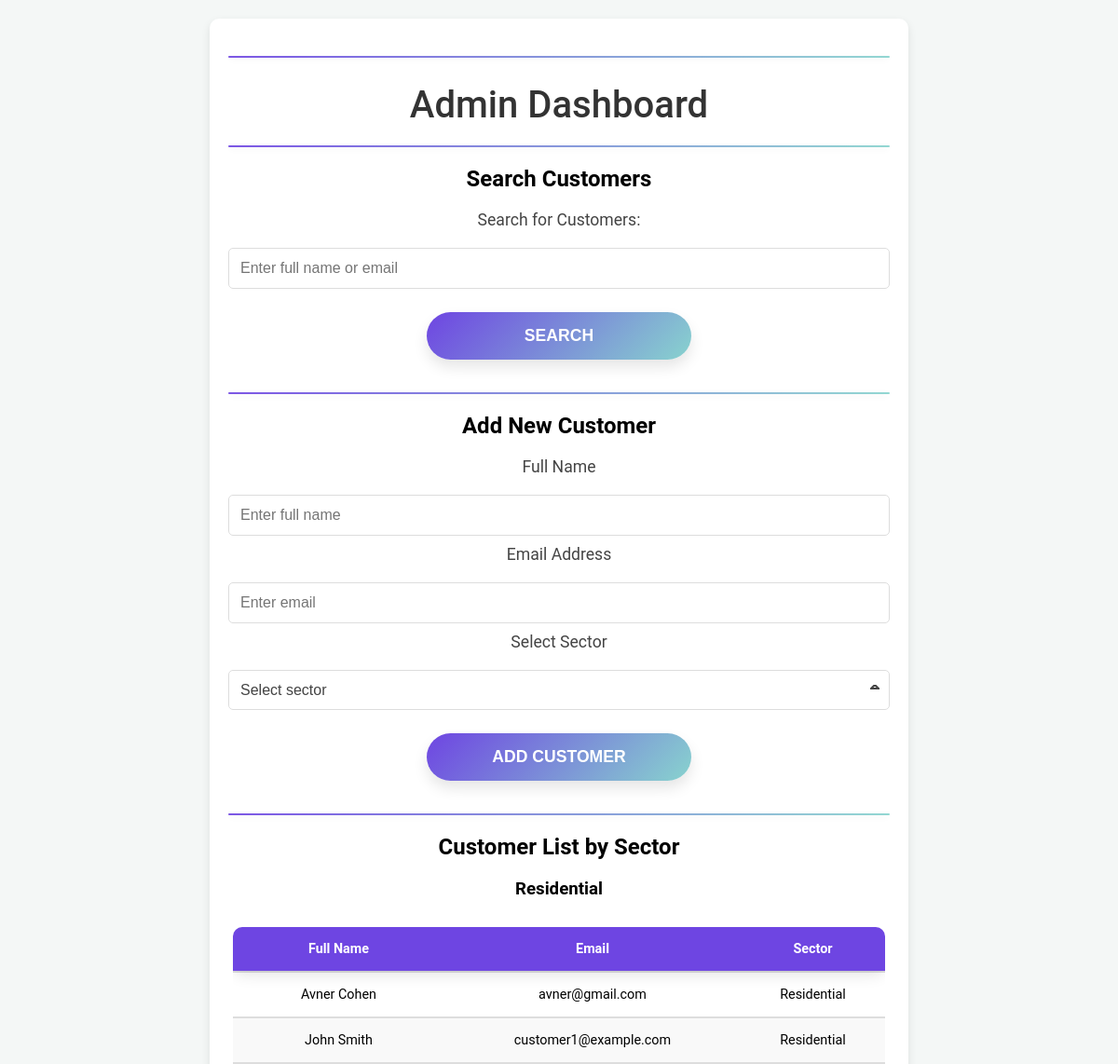
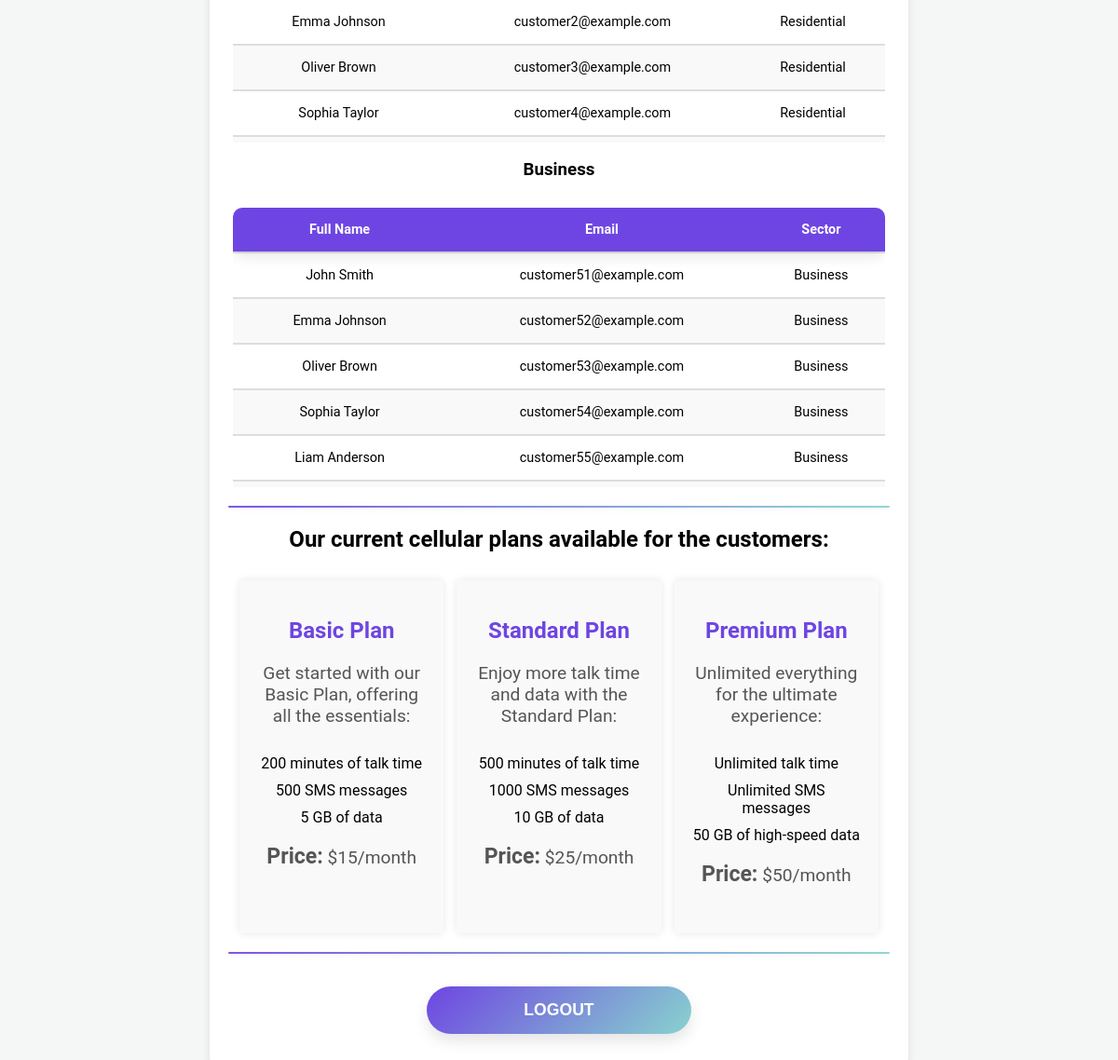
The app's page /admin-dashboard with its own data (2 pictures, top to bottom).
### app.py (models this page shows)
class Sector(db.Model):
    id = db.Column(db.Integer, primary_key=True)
    sectorName = db.Column(db.String(80), unique=True, nullable=False)

class Customer(db.Model):
    id = db.Column(db.Integer, primary_key=True)
    full_name = db.Column(db.String(50), unique=False, nullable=False)
    email = db.Column(db.String(120), unique=False, nullable=False)
    sector_id = db.Column(db.Integer, db.ForeignKey('sector.id'), nullable=False)
    sector = db.relationship('Sector', backref='users', lazy=True)

### app.py (the view)
@app.route('/admin-dashboard')
def admin_dashboard():
    customers_by_sector = {}
    sectors = Sector.query.all()  # Retrieve all sectors
    for sector in sectors:
        customers_in_sector = Customer.query.filter_by(sector_id=sector.id).all()
        customers_by_sector[sector.sectorName] = customers_in_sector
    return render_template('admin.html', customers_by_sector=customers_by_sector, sectors=sectors)

### templates/admin.html (shortened to what this page needs)
<!DOCTYPE html>
<html lang="en">
<head>
    <link rel="stylesheet" href="../static/styles.css">
</head>
<body>
    <div class="admin-container">
        <div class="separator-line"></div>
        <h1>Admin Dashboard</h1>
        <div class="separator-line"></div>
        <div class="search-container">
            <h2>Search Customers</h2>
            <form action="/admin-search" method="GET">
                <label for="search">Search for Customers:</label>
                <input type="text" id="search" name="search" placeholder="Enter full name or email" required>
                <button type="submit">Search</button>
            </form>
        </div>
        <div class="separator-line"></div>
        <div class="add-customer-container">
            <h2>Add New Customer</h2>
            <form action="/admin-add-customer" method="POST">
                <label for="full_name">Full Name</label>
                <input type="text" id="full_name" name="full_name" placeholder="Enter full name" required>
                <label for="email">Email Address</label>
                <input type="email" id="email" name="email" placeholder="Enter email" required>
                <label for="sector_id">Select Sector</label>
                <select id="sector_id" name="sector_id" class="custom-dropdown" required>
                    <option value="" disabled selected>Select sector</option>
                </select>
                <button type="submit">Add Customer</button>
            </form>
        </div>
        <div class="separator-line"></div>
        <div class="customer-list-container">
            <h2>Customer List by Sector</h2>
            {% if customers_by_sector %}
                {% for sector, customers in customers_by_sector.items() %}
                    <h3>{{ sector }}</h3>
                    <div class="table-container">
                        <table>
                            <thead>
                                <tr>
                                    <th>Full Name</th>
                                    <th>Email</th>
                                    <th>Sector</th>
                                </tr>
                            </thead>
                            <tbody>
                                {% for customer in customers %}
                                    <tr>
                                        <td>{{ customer.full_name }}</td>
                                        <td>{{ customer.email }}</td>
                                        <td>{{ customer.sector.sectorName }}</td>
                                    </tr>
                                {% endfor %}
                            </tbody>
                        </table>
                    </div>
                {% endfor %}
            {% else %}
                <p>No customers found.</p>
            {% endif %}
        </div>
        <div class="separator-line"></div>
        <div class="plans-container">
            <h2>Our current cellular plans available for the customers:</h2>
            <div class="plans">
                <div class="plan">
                    <h2>Basic Plan</h2>
                    <p>Get started with our Basic Plan, offering all the essentials:</p>
                    <ul>
                        <li>200 minutes of talk time</li>
                        <li>500 SMS messages</li>
                        <li>5 GB of data</li>
                    </ul>
                    <p><strong>Price:</strong> $15/month</p>
                </div>
                <div class="plan">
                    <h2>Standard Plan</h2>
                    <p>Enjoy more talk time and data with the Standard Plan:</p>
                    <ul>
                        <li>500 minutes of talk time</li>
                        <li>1000 SMS messages</li>
                        <li>10 GB of data</li>
                    </ul>
                    <p><strong>Price:</strong> $25/month</p>
                </div>
                <div class="plan">
                    <h2>Premium Plan</h2>
                    <p>Unlimited everything for the ultimate experience:</p>
                    <ul>
                        <li>Unlimited talk time</li>
                        <li>Unlimited SMS messages</li>
                        <li>50 GB of high-speed data</li>
                    </ul>
                    <p><strong>Price:</strong> $50/month</p>
                </div>
            </div>
        </div>
        <div class="separator-line"></div>
        <div class="logout-button">
            <form action="logout" method="get">
                <button type="submit" class="logout">Logout</button>
            </form>
        </div>
    </div>
</body>
</html>

### static/styles.css (style rules this page uses)
body { font-family: 'Roboto', sans-serif; background-color: #f4f7f6; margin: 0; padding: 0; display: flex; justify-content: center; align-items: center; flex-direction: column; text-align: center; }
.admin-container { width: 90%; max-width: 750px; padding: 20px; background-color: #fff; box-shadow: 0 4px 10px rgba(0, 0, 0, 0.1); border-radius: 10px; margin: 20px; box-sizing: border-box; }
h1 { font-size: 2.5em; color: #333; margin-bottom: 20px; font-weight: 500; }
p { font-size: 1.2em; color: #555; margin-bottom: 30px; }
form { display: flex; flex-direction: column; align-items: center; }
label { font-size: 1.1em; color: #444; margin-bottom: 10px; }
input[type="text"], input[type="email"], input[type="password"] { width: 100%; padding: 12px; margin: 10px 0; border: 1px solid #ddd; border-radius: 5px; box-sizing: border-box; font-size: 1em; }
button { padding: 15px 45px; font-size: 1.1em; font-weight: 600; text-transform: uppercase; color: #fff; background: linear-gradient(135deg, #6e45e2, #88d3ce); border: none; border-radius: 50px; cursor: pointer; transition: all 0.3s ease; box-shadow: 0 8px 15px rgba(0, 0, 0, 0.1); margin: 15px; width: 40%; height: 50%; }
.plans { display: flex; justify-content: space-around; margin-top: 30px; margin-right: 5px; margin-left: 5px; }
.plan { background-color: #f9f9f9; padding: 20px; border-radius: 5px; box-shadow: 0 0 10px rgba(0, 0, 0, 0.1); width: 30%; margin-right: 7px; margin-left: 7px; transition: all 0.3s ease; }
.plan h2 { color: #6e45e2; }
.plan ul { list-style-type: none; padding: 0; }
.plan ul li { margin: 10px 0; }
.plan strong { font-size: 1.2em; }
.custom-dropdown { width: 100%; padding: 12px; margin: 10px 0; border: 1px solid #ddd; border-radius: 5px; background-color: white; font-size: 1em; color: #444; appearance: none; -webkit-appearance: none; -moz-appearance: none; background-repeat: no-repeat; background-position: right 10px center; background-size: 10px 10px; cursor: pointer; }
.custom-dropdown option { padding: 10px; font-size: 1em; }
.table-container { display: flex; justify-content: space-around; flex-wrap: wrap; max-height: 300px; overflow-y: auto; margin-top: 30px; margin-right: 5px; margin-left: 5px; }
table { width: 100%; border-collapse: collapse; background-color: #fff; border-radius: 10px; overflow: hidden; }
table thead { background-color: #6e45e2; color: white; margin-top: 20px; padding: 20px; border-radius: 10px; box-shadow: 0 4px 15px rgba(0, 0, 0, 0.1); width: 100%; max-width: 1200px; position: sticky; }
table th, table td { padding: 15px; text-align: center; font-size: 0.9em; border-bottom: 2px solid #ddd; }
table tbody tr:nth-child(even) { background-color: #f9f9f9; }
.separator-line { height: 2px; width: 100%; background: linear-gradient(to right, #6e45e2, #88d3ce); margin: 20px 0; border: none; border-radius: 10px; box-shadow: 0px 2px 10px rgba(0, 0, 0, 0.1); opacity: 0.9; }

### records on screen
Sector: sectorName "Residential"
Customer: full_name "Avner Cohen", email "avner@gmail.com", sector.sectorName "Residential"
Customer: full_name "John Smith", email "customer1@example.com", sector.sectorName "Residential"
Customer: full_name "Emma Johnson", email "customer2@example.com", sector.sectorName "Residential"
Customer: full_name "Oliver Brown", email "customer3@example.com", sector.sectorName "Residential"
Customer: full_name "Sophia Taylor", email "customer4@example.com", sector.sectorName "Residential"
Sector: sectorName "Business"
Customer: full_name "John Smith", email "customer51@example.com", sector.sectorName "Business"
Customer: full_name "Emma Johnson", email "customer52@example.com", sector.sectorName "Business"
Customer: full_name "Oliver Brown", email "customer53@example.com", sector.sectorName "Business"
Customer: full_name "Sophia Taylor", email "customer54@example.com", sector.sectorName "Business"
Customer: full_name "Liam Anderson", email "customer55@example.com", sector.sectorName "Business"
